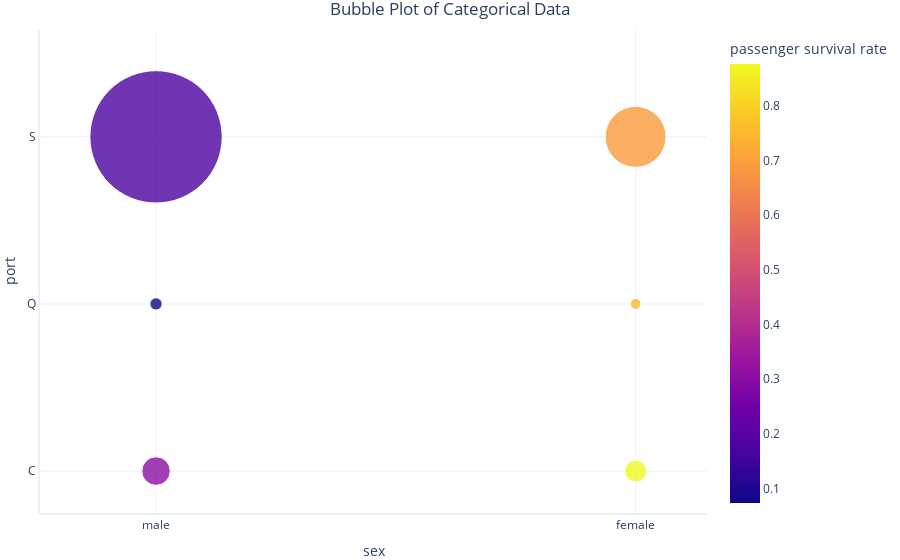

Here is the notebook cell this chart was saved with:
### Code cell
import plotly.graph_objects as go
import numpy as np

# Create some simple functions
# Read their descriptions to find out more 
def get_rows(sex, port):
    '''Returns rows that match in terms of sex and embarkment port'''
    return dataset[(dataset.Embarked == port) & (dataset.Sex == sex)]

def proportion_survived(sex, port):
    '''Returns the proportion of people meeting criteria who survived'''
    survived = get_rows(sex, port).Survived
    return np.mean(survived)

# Make two columns of data - together these represent each combination
# of sex and embarkment port
sexes = ["male", "male", "male", "female","female", "female"]
ports = ["C", "Q", "S" ] * 2

# Calculate the number of passengers at each port + sex combination
passenger_count = [len(get_rows(sex, port)) for sex,port in zip(sexes, ports)]

# Calculate the proportion of passengers from each port + sex combination who survived
passenger_survival = [proportion_survived(sex, port) for sex,port in zip(sexes, ports)]

# Combine into a single data frame
table = pd.DataFrame(dict(
    sex=sexes,
    port=ports,
    passenger_count=passenger_count,
    passenger_survival_rate=passenger_survival
))

# Make a bubble plot
# This is just a scatter plot but each entry in the plot 
# has a size and colour. We set colour to passenger_survival 
# and size to the number of passengers 
graphing.scatter_2D(table, 
                    label_colour="passenger_survival_rate", 
                    label_size="passenger_count", 
                    size_multiplier=0.3,
                    title="Bubble Plot of Categorical Data")

### Figure 1 — Plotly figure (JSON) as saved in the notebook; plotly's stock layout.template omitted (floating-point values rounded to 4 significant figures)
{"data": [{"customdata": [[95], [41], [441], [73], [36], [203]], "hovertemplate": "sex=%{x}<br>port=%{y}<br>passenger_count=%{customdata[0]}<br>passenger survival rate=%{marker.color}<extra></extra>", "legendgroup": "", "marker": {"color": [0.3053, 0.07317, 0.1746, 0.8767, 0.75, 0.6897], "coloraxis": "coloraxis", "size": [28.5, 12.3, 132.3, 21.9, 10.8, 60.9], "symbol": "circle"}, "mode": "markers", "name": "", "orientation": "v", "showlegend": false, "type": "scatter", "x": ["male", "male", "male", "female", "female", "female"], "xaxis": "x", "y": ["C", "Q", "S", "C", "Q", "S"], "yaxis": "y"}], "layout": {"coloraxis": {"colorbar": {"title": {"text": "passenger survival rate"}}, "colorscale": [[0, "#0d0887"], [0.1111, "#46039f"], [0.2222, "#7201a8"], [0.3333, "#9c179e"], [0.4444, "#bd3786"], [0.5556, "#d8576b"], [0.6667, "#ed7953"], [0.7778, "#fb9f3a"], [0.8889, "#fdca26"], [1, "#f0f921"]]}, "legend": {"tracegroupgap": 0}, "title": {"text": "Bubble Plot of Categorical Data"}, "xaxis": {"anchor": "y", "domain": [0, 1], "title": {"text": "sex"}}, "yaxis": {"anchor": "x", "domain": [0, 1], "title": {"text": "port"}}}}
